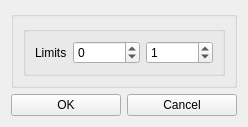
<?xml version="1.0" encoding="UTF-8"?>
<ui version="4.0">
 <class>Form</class>
 <widget class="QWidget" name="Form">
  <property name="geometry">
   <rect>
    <x>0</x>
    <y>0</y>
    <width>208</width>
    <height>111</height>
   </rect>
  </property>
  <property name="focusPolicy">
   <enum>Qt::StrongFocus</enum>
  </property>
  <property name="windowTitle">
   <string>Depth Profile Limits</string>
  </property>
  <layout class="QVBoxLayout" name="verticalLayout">
   <item>
    <widget class="QGroupBox" name="groupBox">
     <property name="title">
      <string/>
     </property>
     <layout class="QGridLayout" name="gridLayout_2">
      <item row="0" column="0">
       <widget class="QGroupBox" name="groupBox_3">
        <property name="title">
         <string/>
        </property>
        <layout class="QGridLayout" name="gridLayout">
         <item row="0" column="0">
          <layout class="QHBoxLayout" name="horizontalLayout_3">
           <item>
            <widget class="QLabel" name="label">
             <property name="text">
              <string>Limits</string>
             </property>
            </widget>
           </item>
           <item>
            <widget class="QSpinBox" name="spinbox_limit_min">
             <property name="minimum">
              <number>-10000</number>
             </property>
             <property name="maximum">
              <number>100000</number>
             </property>
             <property name="singleStep">
              <number>10</number>
             </property>
            </widget>
           </item>
           <item>
            <widget class="QSpinBox" name="spinbox_limit_max">
             <property name="minimum">
              <number>-10000</number>
             </property>
             <property name="maximum">
              <number>100000</number>
             </property>
             <property name="singleStep">
              <number>10</number>
             </property>
             <property name="value">
              <number>1</number>
             </property>
            </widget>
           </item>
          </layout>
         </item>
        </layout>
       </widget>
      </item>
     </layout>
    </widget>
   </item>
   <item>
    <layout class="QHBoxLayout" name="horizontalLayout_2">
     <item>
      <widget class="QPushButton" name="OKButton">
       <property name="text">
        <string>OK</string>
       </property>
      </widget>
     </item>
     <item>
      <widget class="QPushButton" name="cancelButton">
       <property name="text">
        <string>Cancel</string>
       </property>
      </widget>
     </item>
    </layout>
   </item>
  </layout>
 </widget>
 <resources/>
 <connections/>
</ui>
